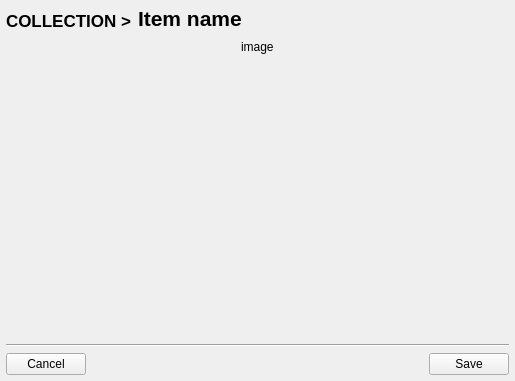
<?xml version="1.0" encoding="UTF-8"?>
<ui version="4.0">
 <class>Form</class>
 <widget class="QWidget" name="Form">
  <property name="geometry">
   <rect>
    <x>0</x>
    <y>0</y>
    <width>515</width>
    <height>381</height>
   </rect>
  </property>
  <property name="windowTitle">
   <string>Form</string>
  </property>
  <layout class="QVBoxLayout" name="verticalLayout">
   <property name="margin">
    <number>6</number>
   </property>
   <item>
    <layout class="QHBoxLayout" name="horizontalLayout_2">
     <item>
      <widget class="QLabel" name="lWindowTitle">
       <property name="font">
        <font>
         <pointsize>13</pointsize>
         <weight>75</weight>
         <bold>true</bold>
         <kerning>true</kerning>
        </font>
       </property>
       <property name="text">
        <string>COLLECTION &gt;</string>
       </property>
       <property name="alignment">
        <set>Qt::AlignBottom|Qt::AlignLeading|Qt::AlignLeft</set>
       </property>
      </widget>
     </item>
     <item>
      <widget class="QLabel" name="lTitle">
       <property name="font">
        <font>
         <pointsize>16</pointsize>
         <weight>75</weight>
         <bold>true</bold>
        </font>
       </property>
       <property name="text">
        <string>Item name</string>
       </property>
       <property name="alignment">
        <set>Qt::AlignBottom|Qt::AlignLeading|Qt::AlignLeft</set>
       </property>
       <property name="textInteractionFlags">
        <set>Qt::TextSelectableByMouse</set>
       </property>
      </widget>
     </item>
     <item>
      <spacer name="horizontalSpacer_4">
       <property name="orientation">
        <enum>Qt::Horizontal</enum>
       </property>
       <property name="sizeHint" stdset="0">
        <size>
         <width>40</width>
         <height>20</height>
        </size>
       </property>
      </spacer>
     </item>
    </layout>
   </item>
   <item>
    <layout class="QHBoxLayout" name="headerLayout">
     <item>
      <layout class="QGridLayout" name="fieldsLayout"/>
     </item>
     <item>
      <spacer name="horizontalSpacer_3">
       <property name="orientation">
        <enum>Qt::Horizontal</enum>
       </property>
       <property name="sizeHint" stdset="0">
        <size>
         <width>40</width>
         <height>20</height>
        </size>
       </property>
      </spacer>
     </item>
     <item>
      <widget class="QLabel" name="image">
       <property name="text">
        <string>image</string>
       </property>
      </widget>
     </item>
     <item>
      <spacer name="horizontalSpacer_2">
       <property name="orientation">
        <enum>Qt::Horizontal</enum>
       </property>
       <property name="sizeHint" stdset="0">
        <size>
         <width>40</width>
         <height>20</height>
        </size>
       </property>
      </spacer>
     </item>
    </layout>
   </item>
   <item>
    <spacer name="verticalSpacer">
     <property name="orientation">
      <enum>Qt::Vertical</enum>
     </property>
     <property name="sizeHint" stdset="0">
      <size>
       <width>20</width>
       <height>69</height>
      </size>
     </property>
    </spacer>
   </item>
   <item>
    <widget class="Line" name="line">
     <property name="sizePolicy">
      <sizepolicy hsizetype="Minimum" vsizetype="Maximum">
       <horstretch>0</horstretch>
       <verstretch>0</verstretch>
      </sizepolicy>
     </property>
     <property name="orientation">
      <enum>Qt::Horizontal</enum>
     </property>
    </widget>
   </item>
   <item>
    <layout class="QHBoxLayout" name="navBottomLayout">
     <item>
      <widget class="QPushButton" name="bCancel">
       <property name="text">
        <string>Cancel</string>
       </property>
      </widget>
     </item>
     <item>
      <spacer name="horizontalSpacer">
       <property name="orientation">
        <enum>Qt::Horizontal</enum>
       </property>
       <property name="sizeHint" stdset="0">
        <size>
         <width>40</width>
         <height>20</height>
        </size>
       </property>
      </spacer>
     </item>
     <item>
      <widget class="QPushButton" name="bSave">
       <property name="text">
        <string>Save</string>
       </property>
      </widget>
     </item>
    </layout>
   </item>
  </layout>
 </widget>
 <resources>
  <include location="resources.qrc"/>
 </resources>
 <connections/>
</ui>
